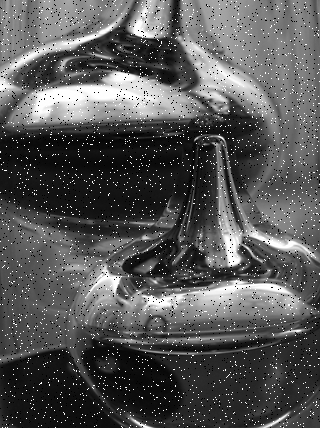
#> input picture images/salt-and-pepper.png, 320 x 428 px
$ python median.py
#> lines starting #> are read from the running program, lines starting #| are printed output that depends on the picture
import cv2 as cv
import numpy as np
from matplotlib import pyplot as plt

img = cv.imread('../images/salt-and-pepper.png', 0)
#> img is the input picture: shape (428, 320); min 0, max 255, mean 86.8
blur_img = cv.medianBlur(img, 3)
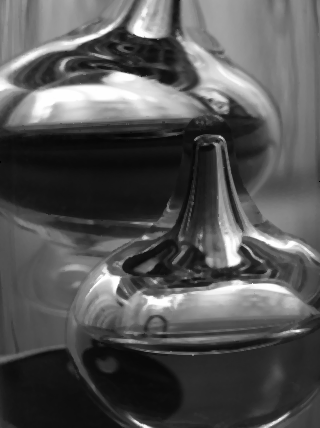
#> blur_img: shape (428, 320); min 0, max 255, mean 84.7

plt.subplot(1, 2, 1)
plt.imshow(img, cmap='gray'), plt.title('Original')
plt.xticks([]), plt.yticks([])

plt.subplot(1, 2, 2)
plt.imshow(blur_img, cmap='gray'), plt.title('Denoised image')
plt.xticks([]), plt.yticks([])

plt.show()
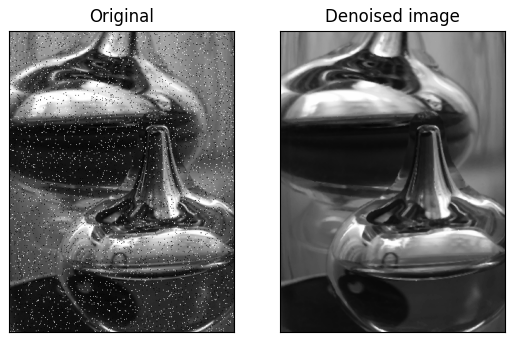
#> figure drawn by matplotlib, 2 panels

$ run again, with images/bridge.png copied over images/salt-and-pepper.png
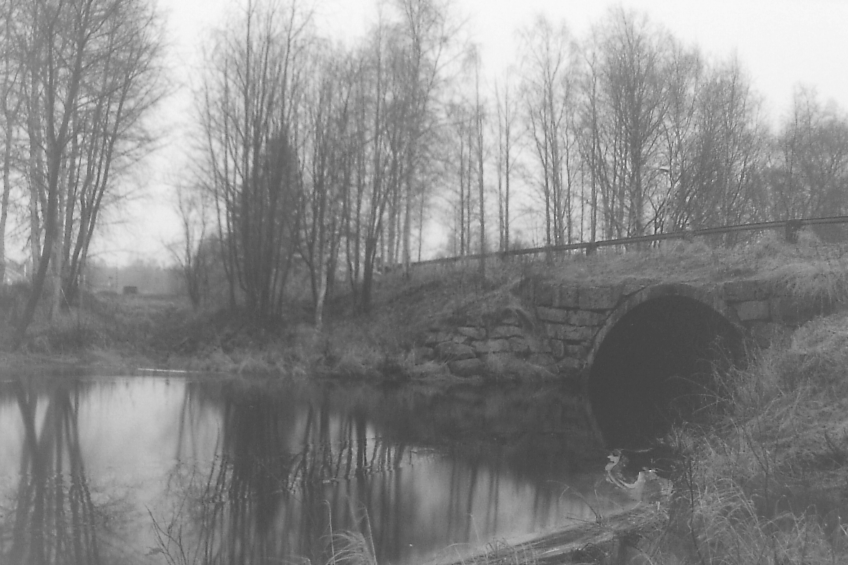
#> input picture images/bridge.png, 848 x 565 px
#> img is the input picture: shape (565, 848); min 60, max 250, mean 136.2
#> `plt.show()`:
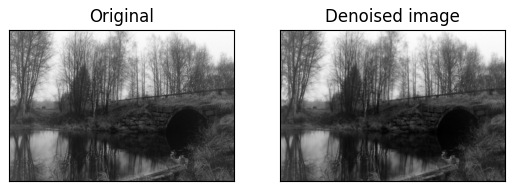
#> figure drawn by matplotlib, 2 panels
